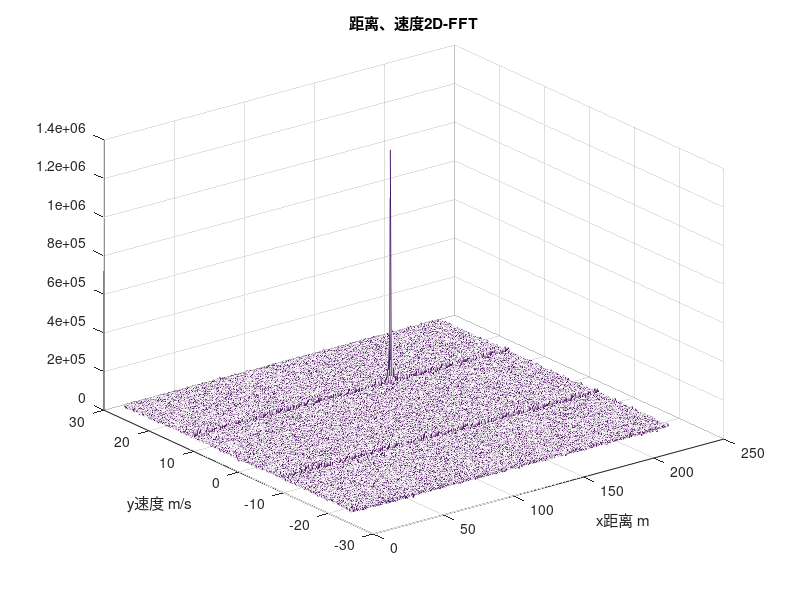
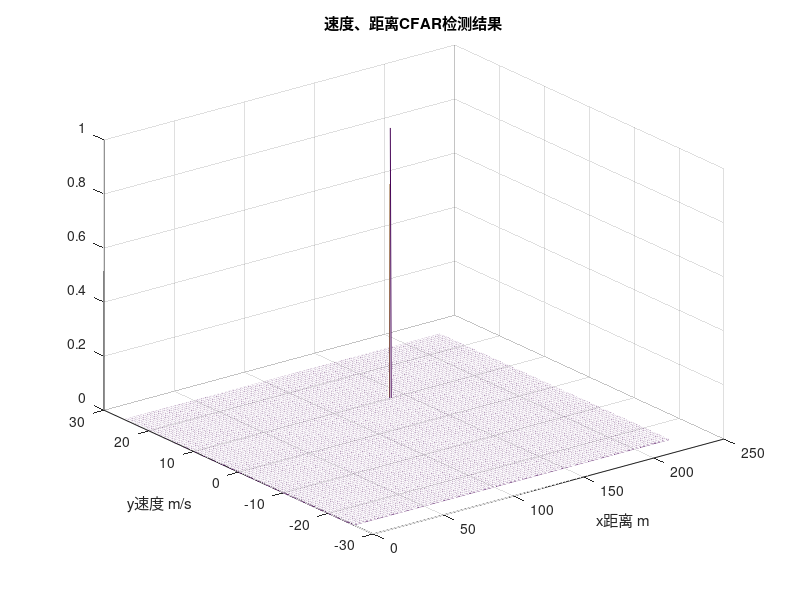
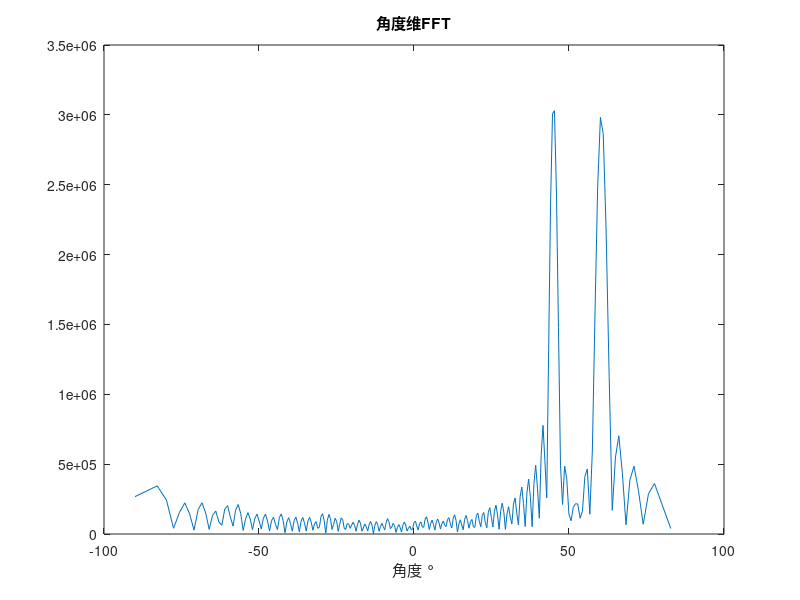

The MATLAB script that drew these images, in order: (Note: this script raises an error after producing the figures.)
%% 雷达参数设置
c = 3e8;                    % 光速
fc= 77e9;                   % 雷达工作频率 载频
lambda = c/fc;              % 波长
B = 3.8e8;                  % 发射信号带宽
Tchirp = 3.8e-5;            % 扫频时间
slope = B / Tchirp;         % 调频斜率
Nd = 256;                   % 每帧chirp数量 
Nr = 1140;                  % 每个chirp中ADC采样点数
RX_num = 64;                % 接收天线的数量
d0 = lambda/2;              % 接收天线间的距离
%% 相关测量参数计算
Tframe = Nd*Tchirp;                                     % 每个frame的持续时间
fs = Nr/Tchirp;                                         % ADC采样频率
fi_max= fs/2;                                           % 中频信号最大频率，根据香农采样定理计算
d_max = fi_max*c/(2*slope);                             % ADC限制的最大测量距离
d_res = (1/Tchirp)/slope*c/2;                           % 距离分辨率
v_max = lambda/(4*Tchirp);                              % 最大不模糊速度
v_res = ((1/Tframe)*2*pi*Tchirp*lambda/(4*pi))/Tchirp;  % 速度分辨率
%% 目标参数设置
r0 = [140;140];                         % 目标径向距离矩阵
v0 = [10;10];                           % 目标径向速度矩阵
rcs = [0.8;0.8];                        % 目标雷达截面积矩阵
theta = [pi/4;pi/3];                    % 目标角度矩阵
obj_list=[];   
%% 发射波形、回波、中频信号的生成
t = linspace(0,Tchirp,Nr);                      % 时间数组
St = cos(2*pi*(fc*t + (slope*t.^2)/2));         % 发射信号 实数信号
final_mix_data = zeros(Nd,length(t),RX_num);    % 最终的混频信号
for i = 1:RX_num    % 为每个接收天线生成回波信号
    St_data = zeros(Nd,length(t));     % 一个frame的发射信号，预分配内存
    Sr_data = zeros(Nd,length(t));     % 一个frame的回波信号，预分配内存
    Mix_data = zeros(Nd,length(t));    % 一个frame的中频信号，预分配内存
    for j =1:Nd     % 为frame生成每个chirp的回波信号和中频信号
        r= r0 + v0*(t+Tchirp*(j-1));                        % 距离更新
        td = 2*r/c+repmat(sin(theta)*d0*i/c,1,length(t));   % 延迟时间
        Sr = zeros(1,length(t))+wgn(1,length(t),20);                            % 一个chirp的回波信号
        for k = 1:length(r0)
            Sr = Sr+rcs(k)*cos(2*pi*(fc*(t-td(k,:)) + (slope*(t-td(k,:)).^2)/2)); %接收信号 实数信号
        end
        Mix = St.*Sr;               % 一个chirp上的混频
        St_data(j,:) = St;          % 将每个chirp的发射信号记录到相应的frame数据上
        Sr_data(j,:) = Sr;          % 将每个chirp的回波信号记录到相应的frame数据上
        Mix_data(j,:) = Mix;        % 将每个chirp的中频信号记录到相应的frame数据上
    end
    final_mix_data(:,:,i) = Mix_data;   % 将每个frame的中频信号记录到相应的天线上
end
%% 2D-FFT处理
FFT_2D = zeros(Nd,Nr/2,RX_num);                 % 每个天线中频信号的距离、速度维2D-FFT结果矩阵
for i = 1:RX_num                                % 对每个天线的中频信号做2D-FFT处理，并记录结果
   sig_fft2 = fft2(final_mix_data(:,:,i));
   sig_fft2 = sig_fft2(1:Nd,1:Nr/2);
   sig_fft2 = fftshift(sig_fft2,1);
   FFT_2D(:,:,i)=sig_fft2;
end
%% 距离速度CFAR恒虚警检测
data=sum(abs(FFT_2D),3)/3;
% 参考单元和保护单元数量
T1 = 4;
T2 = 8;
G1 = 2;
G2 = 4;
Training_num=(2*T1+2*G1+1)*(2*T2+2*G2+1)-(2*G1+1)*(2*G2+1);
P_fa = 1e-5;    % 虚警概率
alpha = Training_num*(P_fa^(-1/Training_num) - 1);  
% 估计噪声转化为卷积操作
fliter = ones(2*T1+2*G1+1,2*T2+2*G2+1);     
fliter(T1+1:T1+2*G1+1,T2+1:T2+2*G2+1)=0;
fliter = fliter/Training_num;
% 估计噪声功率，循环填充，即使用翻转法处理边界数据
Pn= imfilter(data,fliter,'circular','same'); 
Pn = alpha*Pn;  % 检测门限
CFAR_2D = data-Pn;
% 2D CFAR检测结果
CFAR_2D(CFAR_2D>0)=1;   
CFAR_2D(CFAR_2D<=0)=0;
[rows, cols]=find(CFAR_2D>0);
% 存储2D-CFAR检测结果的列表
temp_obj_list=[];
for i = 1:length(rows)
    row = rows(i);
    col = cols(i);
    obj = [(row-Nd/2-1)*v_res (col-1)*d_res];
    temp_obj_list= [temp_obj_list;obj];
end
%% 距离速度检测结果可视化
x = (-Nd/2:Nd/2-1)*v_res;
y = (0:Nr/2-1)*d_res;
figure;
mesh(y,x,data);
ylabel('y速度 m/s'); xlabel('x距离 m'); 
title('距离、速度2D-FFT');
% CFAR检测结果
figure
mesh(y,x,CFAR_2D)
ylabel('y速度 m/s'); xlabel('x距离 m'); 
title('速度、距离CFAR检测结果');
%% 角度维的FFT
angle_fft_data = [];
N = 256;
for i =1:length(rows)
    row = rows(i);
    col = cols(i);
    angle_fft_data = [angle_fft_data;FFT_2D(row,col,:)];
end
angle_fft_data = squeeze(angle_fft_data);
if length(rows)>1   
    angle_fft = fft(angle_fft_data,N,2);
    angle_fft = fftshift(angle_fft,2);
    angle_fft = abs(angle_fft);
else
    angle_fft_data = fliplr(angle_fft_data');
    angle_fft = fft(angle_fft_data,N);
    angle_fft = fftshift(angle_fft);
    angle_fft = abs(angle_fft);
end
%% 角度检测结果可视化
x = asin((-N/2:N/2-1)/N*lambda/d0)*360/(2*pi);
for i =1:length(rows)
    figure;
    plot(x,angle_fft(i,:))
    xlabel('角度 °'); 
    title('角度维FFT');
end
%% CFAR恒虚警检测+峰值检测
% 参考单元和保护单元数量
T = 4;
G = 4;
Training_num=2*T;
P_fa = 0.01;    %虚警概率
alpha = Training_num*(P_fa^(-1/Training_num) - 1);  

fliter = ones(1,2*T+2*G+1);     %估计噪声转化为卷积操作
fliter(T+1:T+2*G+1)=0;
fliter = fliter/Training_num;
num = length(rows);
for i = 1:num
    Pn= imfilter(angle_fft(i,:),fliter,'circular','same'); % 估计噪声功率，循环填充，即使用翻转法处理边界数据
    Pn = alpha*Pn;  %检测门限
    CFAR_1D = angle_fft(i,:)-Pn;
    [rows, cols]=find(CFAR_1D>0);
    CFAR_1D(CFAR_1D>0)=1;   %2D CFAR检测结果
    CFAR_1D(CFAR_1D<=0)=0;
    peak=islocalmax(angle_fft(i,:));
    CFAR_1D = peak.*CFAR_1D;
    angle=asin((find(CFAR_1D==1)-N/2-1)/N*lambda/d0)*360/(2*pi);
    if num>1
        for j = 1:length(angle)
            obj = [temp_obj_list(i,1) temp_obj_list(i,2) angle(j)];
            obj_list = [obj_list;obj];
        end
    else
        for j = 1:length(angle)
            obj = [temp_obj_list(1) temp_obj_list(1) angle(j)];
            obj_list = [obj_list;obj];
        end
    end
    figure
    plot(x,CFAR_1D)
    title('角度域CFAR检测+峰值检测结果')
end